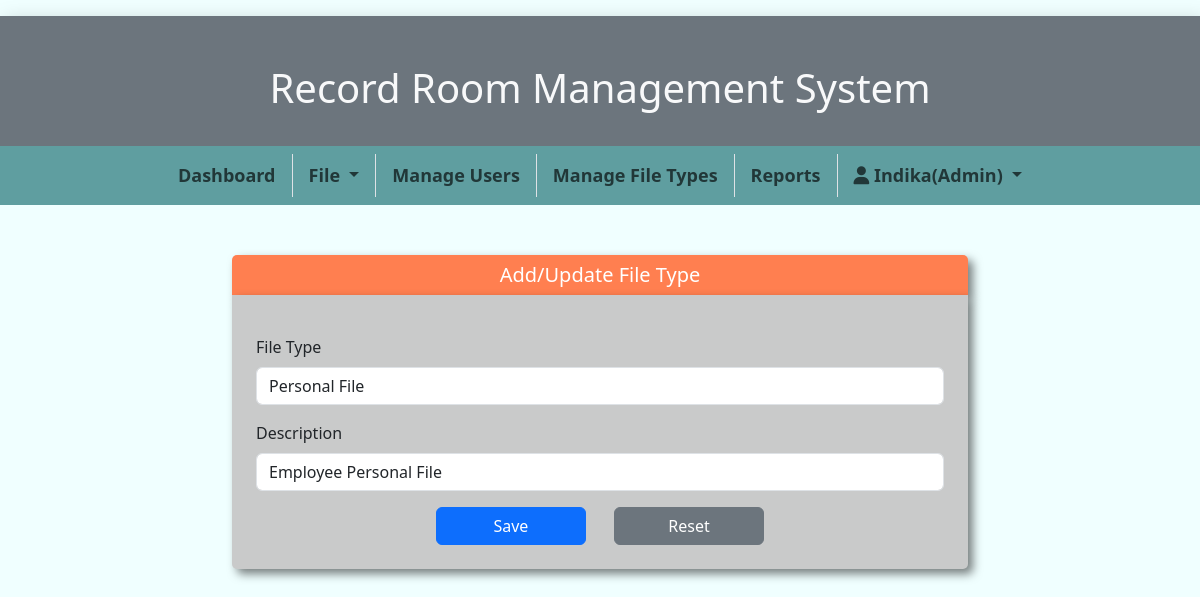
Before: /addupdatefiletype.php?uftid=4 (signed in) with the older database file.
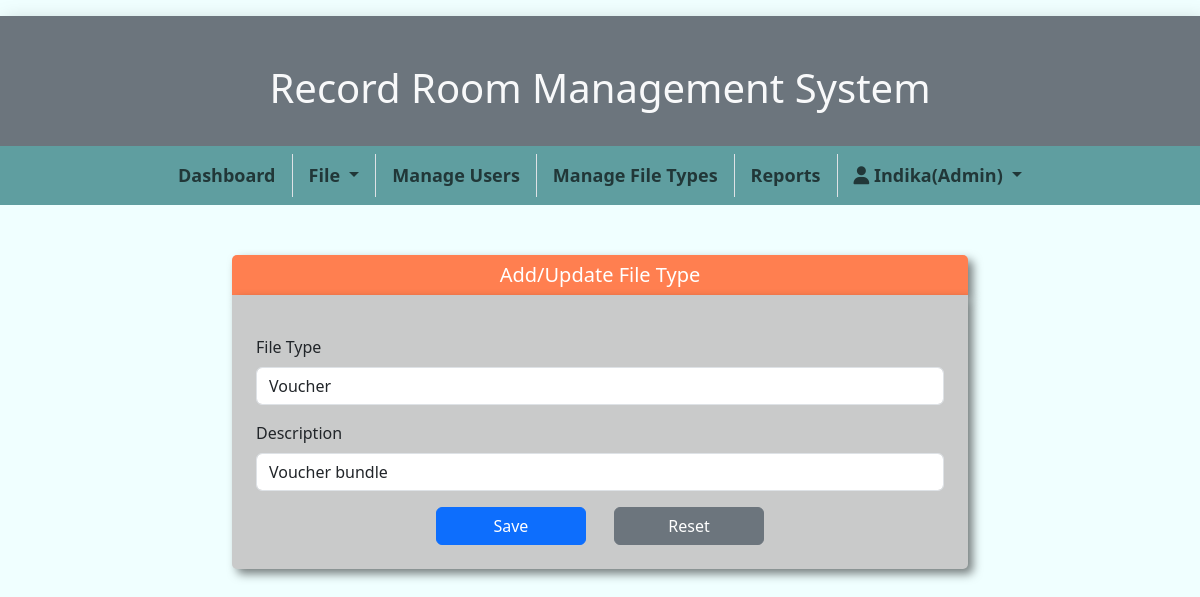
After: the same page with the newer database file.
### tables this page shows
CREATE TABLE `file_type` (
  `fileTypeId` int(2) NOT NULL,
  `fileType` varchar(50) NOT NULL,
  `fileTypeDes` varchar(200) NOT NULL
);

### AddUpdateFileType.php (the view, shortened to what this page needs)
<!DOCTYPE html>
<html lang="en">
<head>
    <link href="https://cdn.jsdelivr.net/npm/bootstrap@5.3.0/dist/css/bootstrap.min.css" rel="stylesheet">
    <link rel="stylesheet" href="https://cdnjs.cloudflare.com/ajax/libs/font-awesome/6.4.0/css/all.min.css">
    <link rel="stylesheet" href="css/styles.css">
</head>
<body>
    <?php
    include "header.php";
    require_once "db_connection.php";
    $fileType = "";
    $fileTypeDes = "";
    if (isset($_GET['uftid'])) {
        $uftid = $_GET['uftid'];
        $sql = "SELECT * FROM file_type WHERE fileTypeId='" . $uftid . "'";
        $result = mysqli_query($conn, $sql);
        if ($result->num_rows > 0) {
            while ($row = $result->fetch_assoc()) {
                $fileType = $row['fileType'];
                $fileTypeDes = $row['fileTypeDes'];
            }
        }
    }
    ?>
    <div class="container">
        <div class="row justify-content-center">
            <div class="col-md-8">
                <div class="formHeader">
                    Add/Update File Type
                </div>
                <form action="ActionFileTypes.php" method="post" class="p-4">
                    <div class="mt-3">
                        <label class="form-label" for="ftype">File Type</label>
                        <input class="form-control" type="text" name="ftype" id="ftype" value="<?php echo $fileType; ?>" minlength="2" maxlength="50" required>
                    </div>
                    <div class="mt-3">
                        <label for="ftdes" class="form-label">Description</label>
                        <input class="form-control" type="text" name="ftdes" value="<?php echo $fileTypeDes; ?>" id="ftdes" maxlength="200">
                    </div>
                    <div class="mt-3 text-center">
                        <button type="submit" class="btn btn-primary me-4">Save</button>
                        <button type="reset" class="btn btn-secondary">Reset</button>
                    </div>
                </form>
            </div>
        </div>
    </div>
</body>
</html>

Changed rows visible on the page:
changed file_type: ftype "Personal File" → "Voucher"; ftdes "Employee Personal File" → "Voucher bundle"
